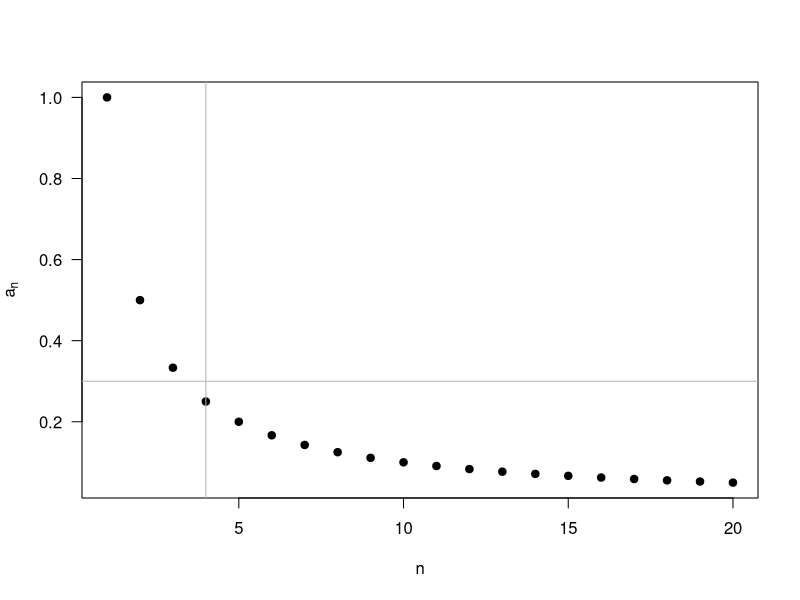
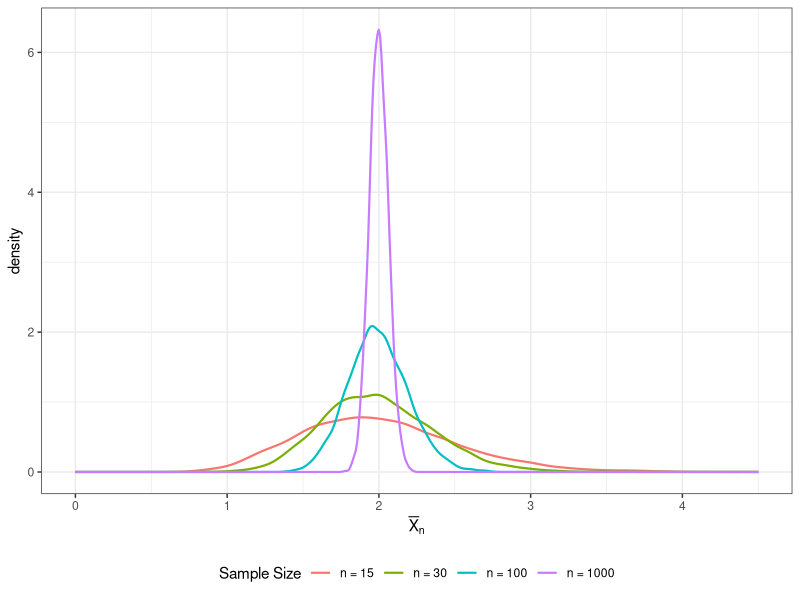
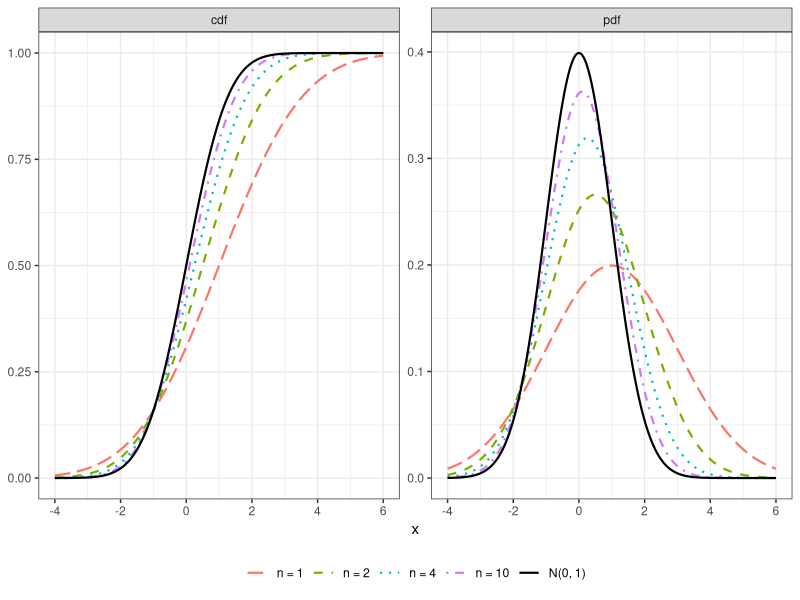
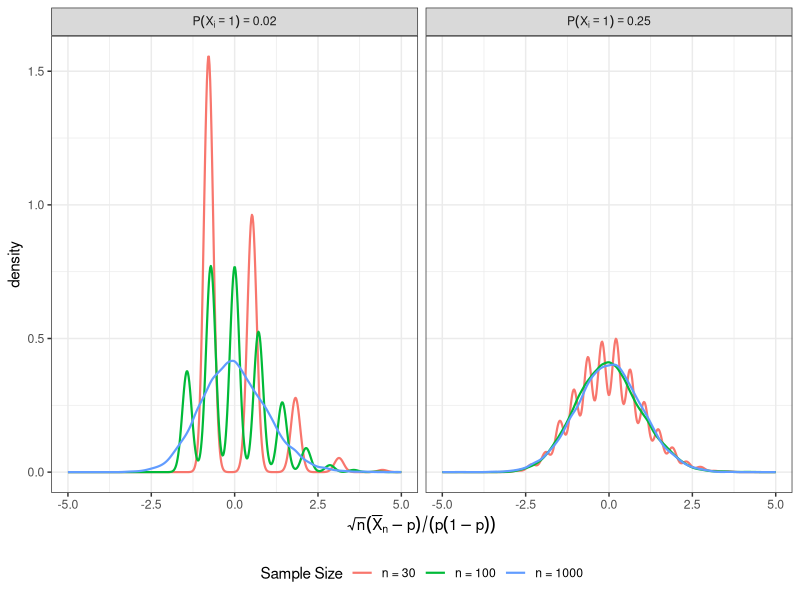
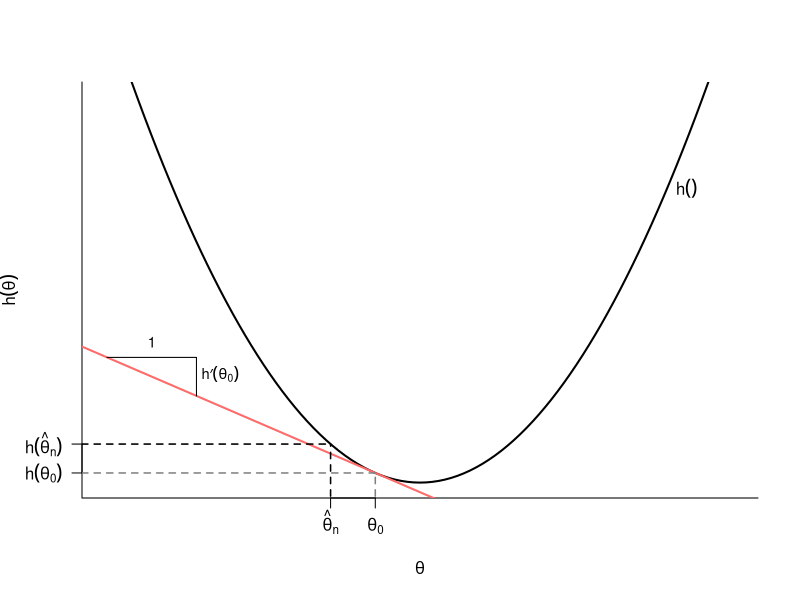

These figures' R source, in order:
## ---- chunk 1
#| message: false
#| warning: false
#| echo: false
library(tidyverse)
## ---- chunk 2
#| label: "fig-sequence"
#| echo: false
#| fig-cap: "Sequence 1/n from n = 1 to n = 20."
plot(
  x = 1:20, y = 1 / (1:20), las = 1,
  pch = 19, xlab = "n", ylab = expression(a[n])
)
abline(h = 0.3, col = "grey70")
abline(v = 4, col = "grey70")
## ---- chunk 3
#| label: "fig-lln-sim"
#| echo: false
#| warning: false
#| fig-cap: |
#|  Sampling distribution of the sample mean as a function of
#|  sample size.

set.seed(02140)
n_sims <- 10000
sim_df <- expand_grid(
  n = c(15, 30, 100, 1000),
  rate = c(0.5)
) |>
  mutate(
    draws = map2(n, rate, \(n, rate) rgamma(n_sims, shape = n, rate = rate))
  ) |>
  unnest(draws) |>
  group_by(n, rate) |>
  mutate(
    xbar = draws / n,
    `Sample Size` = factor(
      paste0("n = ", n),
      levels = c("n = 15", "n = 30", "n = 100", "n = 1000")
    )
  )


ggplot(sim_df, aes(x = xbar, group = `Sample Size`, color = `Sample Size`)) +
  geom_density(
    linewidth = 0.75,
    key_glyph = "smooth"
  ) +
  theme_bw() +
  theme(legend.position = "bottom", legend.direction = "horizontal") +
  labs(
    x = expression(bar(X)[n])
  ) +
  lims(
    x = c(0, 4.5)
  )
## ---- chunk 4
#| label: "fig-indist"
#| echo: false
#| fig-cap: |
#|  Convergence in distribution of $X_n \sim \N(1/n, (1 + 1/n)^2)$
#|  to the standard normal.
n_labs <- c("n = 1", "n = 2", "n = 4", "n = 10", "N(0, 1)")
indist_df <- expand_grid(
  n = c(1, 2, 4, 10, Inf),
  x = seq(-4, 6, length.out = 500)
) |>
  mutate(
    mu = 1 / n,
    sd = 1 + 1 / n,
    cdf = pnorm(x, mean = mu, sd = sd),
    pdf = dnorm(x, mean = mu, sd = sd),
    dist = factor(n, levels = c(1, 2, 4, 10, Inf), labels = n_labs)
  ) |>
  pivot_longer(c(cdf, pdf), names_to = "fun", values_to = "value")

ggplot(indist_df, aes(x = x, y = value, color = dist, linetype = dist)) +
  geom_line(linewidth = 0.75) +
  facet_wrap(~fun, scales = "free_y") +
  scale_color_manual(values = c(scales::hue_pal()(4), "black")) +
  scale_linetype_manual(
    values = c("longdash", "dashed", "dotted", "dotdash", "solid")
  ) +
  theme_bw() +
  theme(
    legend.position = "bottom",
    legend.direction = "horizontal",
    legend.title = element_blank()
  ) +
  labs(x = "x", y = NULL)
## ---- chunk 5
#| label: fig-clt
#| echo: false
#| message: false
#| fig-cap: |
#|  Sampling distributions of the normalized sample proportions at different probabilities of success and different sample sizes.
set.seed(02140)
n_sims <- 10000
sim_df <- expand_grid(
  n = c(30, 100, 1000),
  prob = c(0.02, 0.25)
) |>
  mutate(
    draws = map2(n, prob, \(n, p) rbinom(n_sims, size = n, prob = p))
  ) |>
  unnest(draws) |>
  mutate(
    xbar = draws / n,
    z = sqrt(n) * (xbar - prob) / sqrt(prob * (1 - prob)),
    `Sample Size` = factor(
      paste0("n = ", n),
      levels = c("n = 30", "n = 100", "n = 1000")
    ),
    prob_lab = ifelse(
      prob == 0.02,
      "P(X[i] == 1) == 0.02",
      "P(X[i] == 1) == 0.25"
    )
  )


ggplot(sim_df, aes(x = z, group = `Sample Size`, color = `Sample Size`)) +
  geom_density(
    linewidth = 0.75,
    key_glyph = "smooth"
  ) +
  facet_grid(~prob_lab, labeller = label_parsed) +
  theme_bw() +
  theme(legend.position = "bottom", legend.direction = "horizontal") +
  labs(
    x = expression(sqrt(n) * (bar(X)[n] - p) / (p * (1 - p)))
  ) +
  lims(
    x = c(-5, 5)
  )
## ---- chunk 6
#| label: "fig-delta"
#| echo: false
#| fig-cap: "Linear approximation to nonlinear functions."

curve(
  x^2,
  from = -3.5, to = 3.5, lwd = 2, bty = "l", ylim = c(0, 10),
  xaxt = "n", yaxt = "n", xlab = expression(theta),
  ylab = expression(h(theta))
)
axis(
  side = 1, at = c(-0.5, -1),
  labels = c(expression(theta[0]), expression(hat(theta)[n]))
)
axis(
  side = 2, at = c(0.5^2, 1),
  labels = c(expression(h(theta[0])), expression(h(hat(theta)[n]))), las = 1
)
abline(a = -0.25, b = -1, col = "indianred1", lwd = 2)
segments(x0 = -1, y0 = -1, y1 = 1, lty = 2, lwd = 1.5)
segments(x0 = -0.5, y0 = -1, y1 = 0.5^2, lty = 2, lwd = 1.5, col = "grey50")
segments(
  x0 = -20, x1 = -0.5, y0 = 0.5^2, lwd = 1.5, lty = 2, col = "grey50"
)
segments(x0 = -20, x1 = -1, y0 = 1, lwd = 1.5, lty = 2, col = "black")
segments(x0 = -2.5, x1 = -2.5, y0 = 2.25, y1 = 3.25)
segments(x0 = -3.5, x1 = -2.5, y0 = 3.25, y1 = 3.25)
text(
  x = -3,
  y = 3.25, "1",
  cex = 0.88,
  pos = 3
)
text(x = -2.5, y = 2.75, expression(h * minute * (theta[0])), pos = 4, cex = 0.88, offset = 0.25)
text(x = 2.75, y = 2.75^2, expression(h()), pos = 4)
